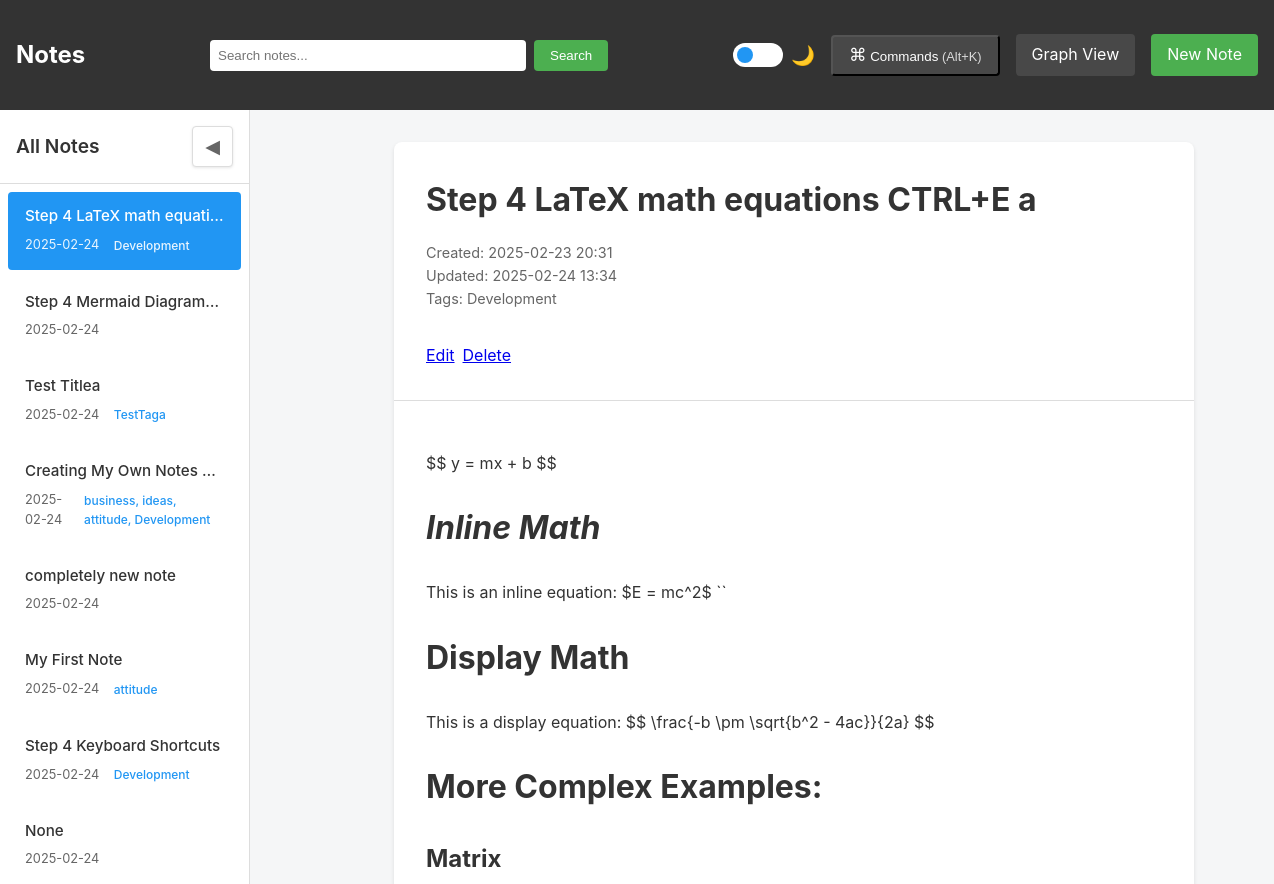
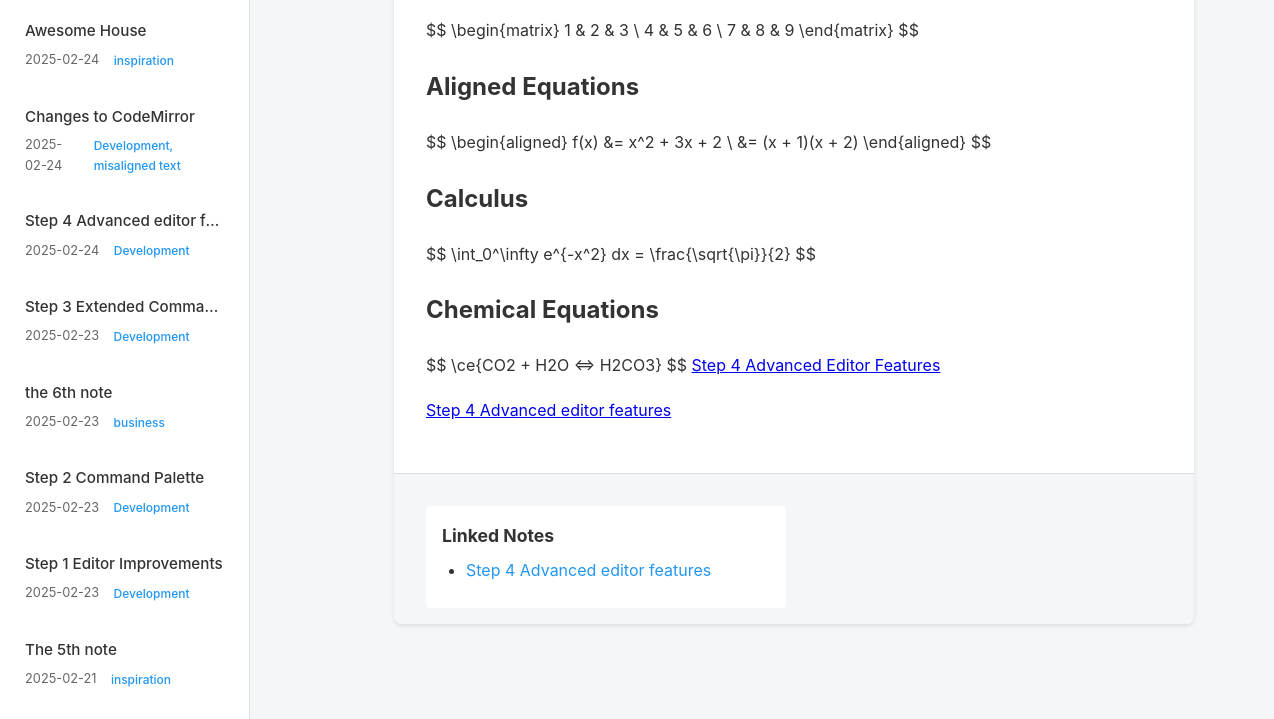
The page /note/12 on the database as committed earlier (2 pictures, top to bottom).
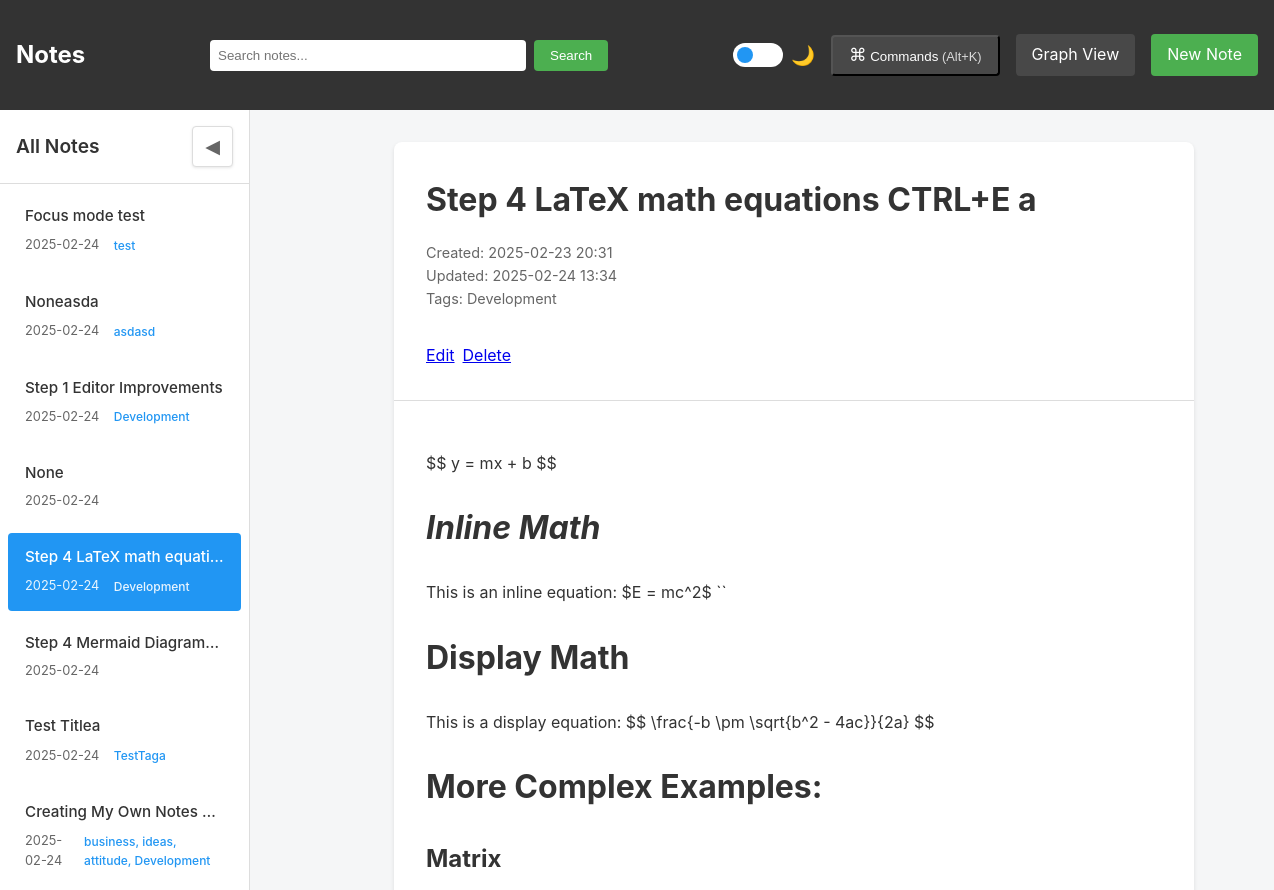
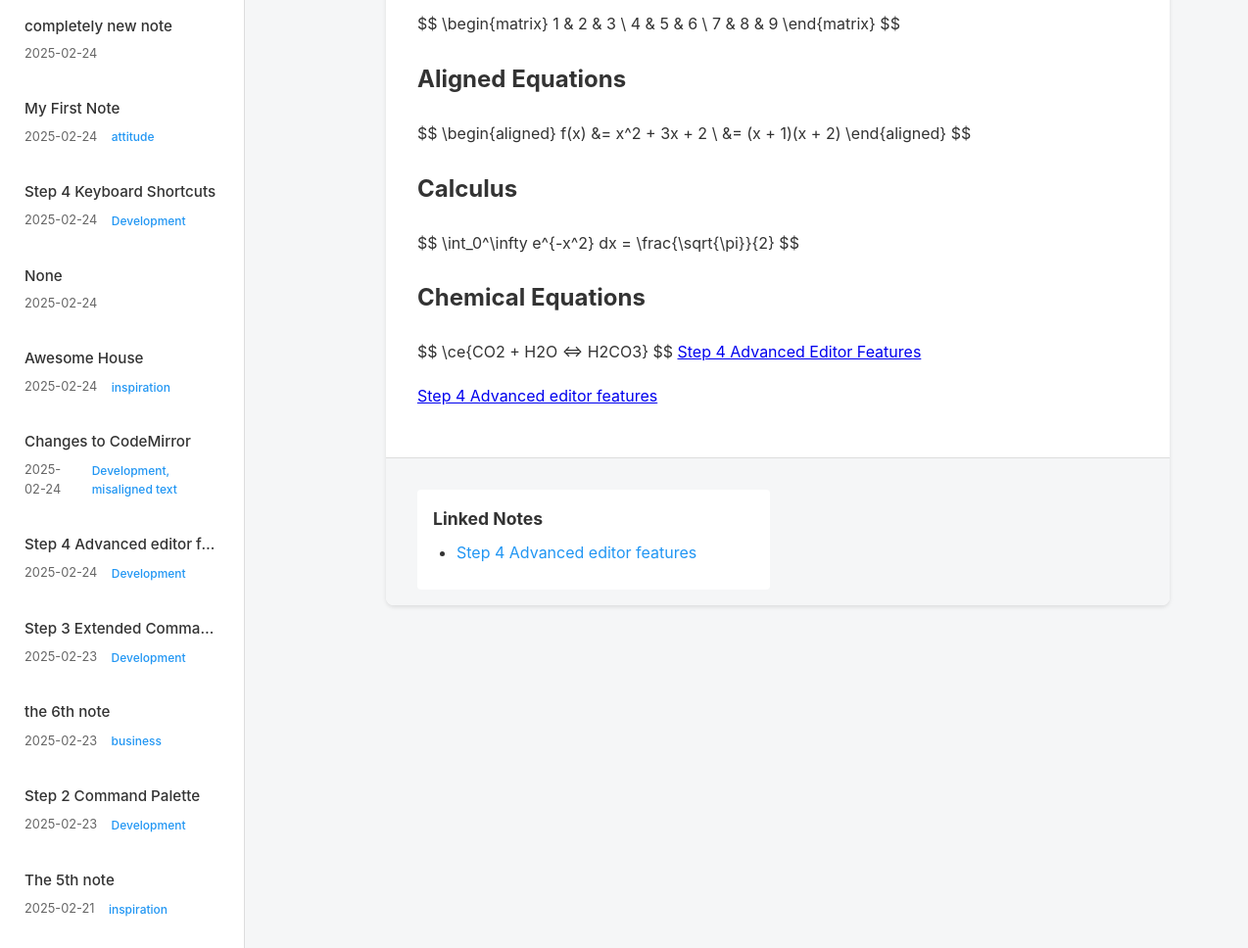
The same page on the database as committed later (2 pictures, top to bottom).
### main.py (models this page shows)
class Note(db.Model):
    id = db.Column(db.Integer, primary_key=True)
    title = db.Column(db.String(200), nullable=False, unique=True)  # Make title unique
    content = db.Column(db.Text, nullable=False)
    created_at = db.Column(db.DateTime, default=datetime.utcnow)
    updated_at = db.Column(db.DateTime, default=datetime.utcnow, onupdate=datetime.utcnow)
    tags = db.Column(db.String(200))  # Store tags as comma-separated strings
    attachments = db.relationship('FileAttachment', backref='note', lazy=True, cascade="all, delete-orphan")
    def get_linked_notes(self):
        pattern = r'\[\[([\w\s-]+)\]\]'
        matches = re.findall(pattern, self.content)
        return Note.query.filter(Note.title.in_(matches)).all()
    def get_backlinks(self):
        pattern = f'\\[\\[{self.title}\\]\\]'
        linking_notes = Note.query.filter(Note.content.op('REGEXP')(pattern)).all()
        return linking_notes

### main.py (the view)
@app.route('/note/<int:id>')
def view_note(id):
    note = Note.query.get_or_404(id)
    md = markdown.Markdown(extensions=[WikiLinkExtension(), 'fenced_code', 'tables'])
    html_content = md.convert(note.content)
    linked_notes = note.get_linked_notes()
    backlinks = note.get_backlinks()
    return render_template('view_note.html',
                         note=note,
                         html_content=html_content,
                         linked_notes=linked_notes,
                         backlinks=backlinks,
                         all_notes=get_all_notes(),
                         current_note=note)

### main.py (called while the page is built)
def get_all_notes(limit=None):
    query = Note.query.order_by(Note.updated_at.desc())
    return query.limit(limit).all() if limit else query.all()

def escapejs(val):
    return json.dumps(str(val))[1:-1]

    def handleMatch(self, m, data):
        title = m.group(1)
        note = Note.query.filter_by(title=title).first()
        el = etree.Element('a')
        if note:
            el.set('href', url_for('view_note', id=note.id))
            el.set('class', 'wiki-link')
        else:
            el.set('href', url_for('new_note', title=title))
            el.set('class', 'wiki-link missing')
        el.text = title
        return el, m.start(0), m.end(0)

    def extendMarkdown(self, md):
        WIKILINK_RE = r'\[\[([\w\s-]+)\]\]'
        wiki_link_pattern = WikiLinkProcessor(WIKILINK_RE, md)
        md.inlinePatterns.register(wiki_link_pattern, 'wikilink', 175)

### templates/view_note.html (shortened to what this page needs)
{% extends "base.html" %}
{% block content %}
<div class="note-view">
    <header class="note-header">
        <h1>{{ note.title }}</h1>
        <div class="metadata">
            Created: {{ note.created_at.strftime('%Y-%m-%d %H:%M') }}<br>
            Updated: {{ note.updated_at.strftime('%Y-%m-%d %H:%M') }}<br>
            {% if note.tags %}
            Tags: {{ note.tags }}
            {% endif %}
        </div>
        <div class="actions">
            <a href="{{ url_for('edit_note', id=note.id) }}" class="button">Edit</a>
            <a href="{{ url_for('delete_note', id=note.id) }}" class="button delete" onclick="return confirm('Are you sure?')">Delete</a>
        </div>
    </header>
    <div class="note-content">
        {{ html_content|safe }}
    </div>
    <div class="note-metadata">
        {% if linked_notes or backlinks %}
        <div class="references">
            {% if linked_notes %}
            <div class="linked-notes">
                <h3>Linked Notes</h3>
                <ul>
                    {% for linked in linked_notes %}
                    <li><a href="{{ url_for('view_note', id=linked.id) }}">{{ linked.title }}</a></li>
                    {% endfor %}
                </ul>
            </div>
            {% endif %}
        </div>
        {% endif %}
    </div>
</div>
{% endblock %}

### templates/base.html (shortened to what this page needs)
<!DOCTYPE html>
<html lang="en" data-theme="light">
<head>
    <link rel="stylesheet" href="{{ url_for('static', filename='style.css') }}">
</head>
<body>
    <nav>
        <h1><a href="{{ url_for('index') }}">Notes</a></h1>
        <form action="{{ url_for('search') }}" method="GET" class="search-form">
            <input type="text" name="q" placeholder="Search notes..." value="{{ request.args.get('q', '') }}">
            <button type="submit">Search</button>
        </form>
        <div class="nav-actions">
            <div class="theme-switch-wrapper">
                <label class="theme-switch">
                    <span class="slider round"></span>
                </label>
                <span class="theme-label">🌙</span>
            </div>
            <button class="nav-btn" onclick="toggleCommandPalette()">
                <span class="command-btn-icon">⌘</span>
                <span class="command-btn-text">Commands</span>
                <span class="command-btn-shortcut">(Alt+K)</span>
            </button>
            <a href="{{ url_for('graph_view') }}" class="nav-btn">Graph View</a>
            <a href="{{ url_for('new_note') }}" class="new-note-btn">New Note</a>
        </div>
    </nav>
    <div class="app-container">
        <aside class="sidebar">
            <div class="sidebar-header">
                <h2>All Notes</h2>
                <button id="toggle-sidebar" class="toggle-sidebar" title="Toggle Sidebar">◀</button>
            </div>
            <div class="notes-list">
                {% for note in all_notes %}
                <a href="{{ url_for('view_note', id=note.id) }}"
                   class="note-link {% if current_note and current_note.id == note.id %}active{% endif %}">
                    <div class="note-link-title">{{ note.title }}</div>
                    <div class="note-link-meta">
                        {{ note.updated_at.strftime('%Y-%m-%d') }}
                        {% if note.tags %}
                        <span class="note-link-tags">{{ note.tags }}</span>
                        {% endif %}
                    </div>
                </a>
                {% endfor %}
            </div>
        </aside>
        <main class="main-content">
            {% block content %}
            {% endblock %}
        </main>
    </div>
</body>
</html>

Rows that differ between the two databases and show on the page:
added Note: title "Focus mode test", updated_at "2025-02-24", tags "test", shown under "All Notes"
added Note: title "Noneasda", updated_at "2025-02-24", tags "asdasd", shown under "All Notes"
changed Note "Step 1 Editor Improvements": updated_at "2025-02-23" → "2025-02-24"; moves up the list
added Note: title "None", updated_at "2025-02-24", shown under "All Notes"
